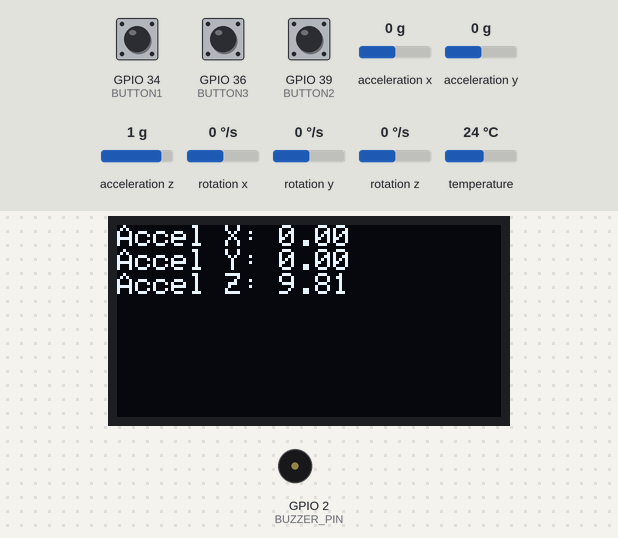
The sketch below on a simulated ESP32. On the bench: 128×64 one-colour display, buzzer (waves = sounding). The inputs (shaded band) are chosen by the test bench; at power-on: acceleration x 0 g, GPIO 34 (BUTTON1) HIGH, acceleration y 0 g, acceleration z 1 g, GPIO 36 (BUTTON3) HIGH, GPIO 39 (BUTTON2) HIGH, rotation x 0 °/s, rotation y 0 °/s, rotation z 0 °/s, temperature 24 °C.

Above: at 2.2 s.
2.3 s: acceleration x set to -1.4 g
At 3.1 s:
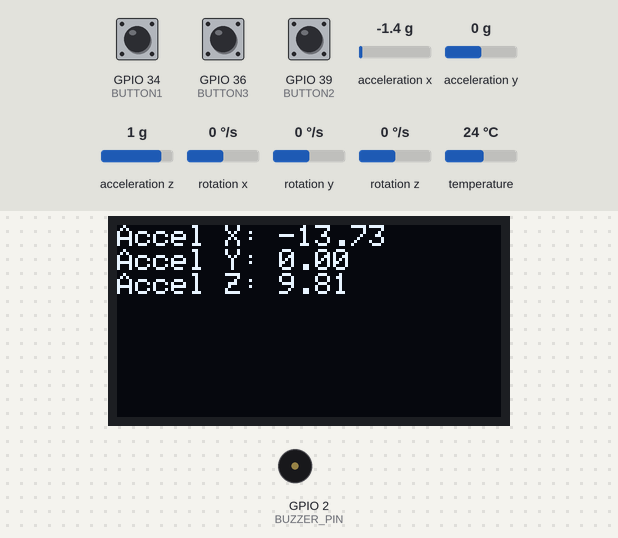
3.8 s: GPIO 34 (BUTTON1) pulled LOW for 1 s
At 3.97 s:
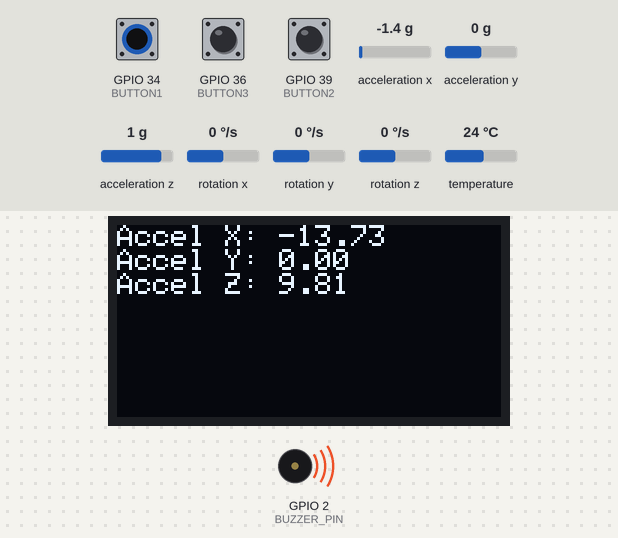
6.3 s: acceleration y set to -1.4 g
At 6.8 s:
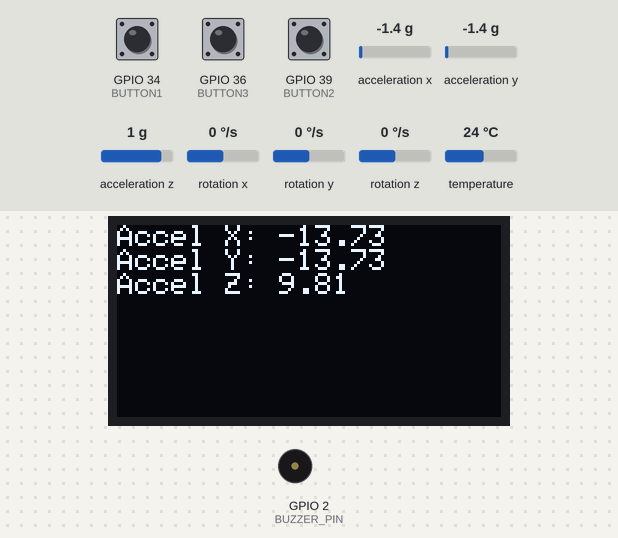
7.8 s: acceleration z set to -1.4 g
At 9.1 s:
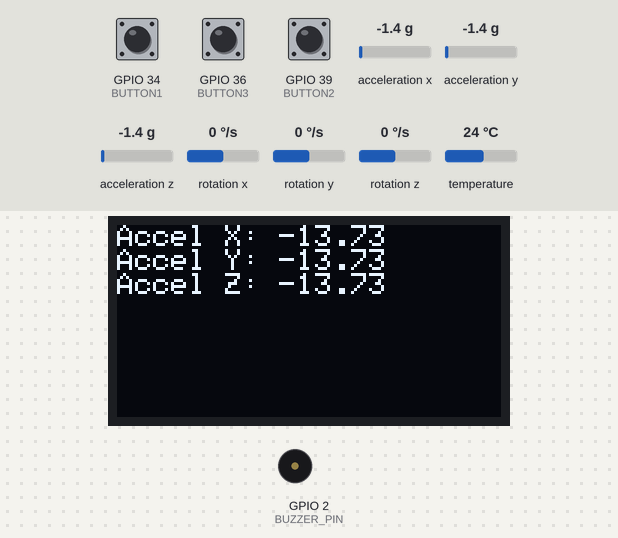
9.4 s: GPIO 36 (BUTTON3) pulled LOW for 3.2 s
At 9.55 s:
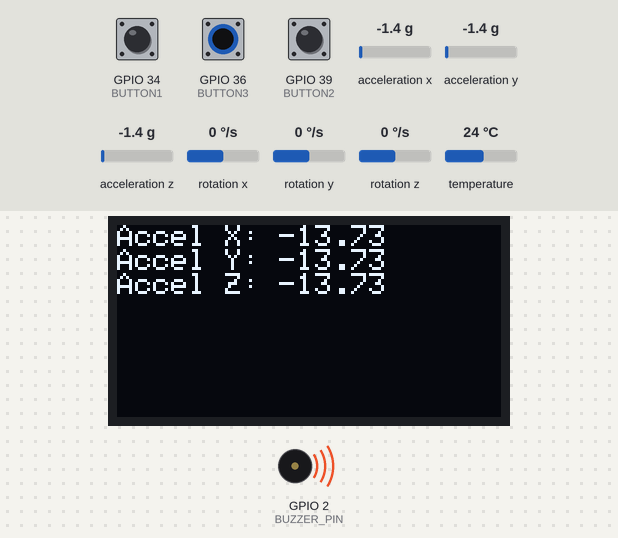
14.1 s: acceleration x set to -0.8 g
At 14.6 s:
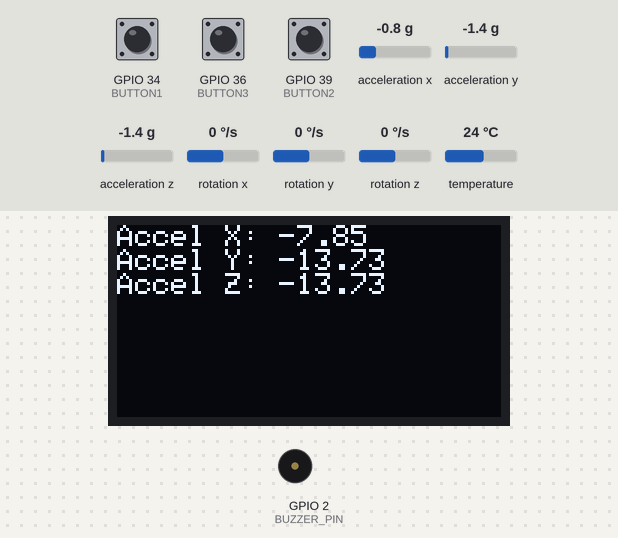
Timing chart, 0 to 16.6 s (numbered marks = the images above; inputs shaded):
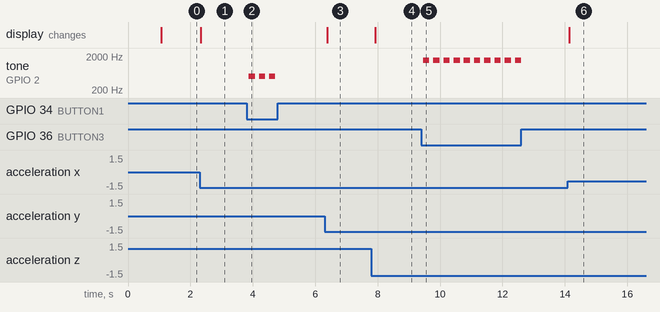

The sketch:

Controller_testbench.ino
```cpp
#include <Wire.h>
#include <Adafruit_SSD1306.h>
#include <Adafruit_MPU6050.h>
#include <Adafruit_Sensor.h>

// OLED settings
#define SCREEN_WIDTH 128
#define SCREEN_HEIGHT 64
#define OLED_RESET    -1
Adafruit_SSD1306 display(SCREEN_WIDTH, SCREEN_HEIGHT, &Wire, OLED_RESET);

// MPU6050 sensor
Adafruit_MPU6050 mpu;

// Pin definitions
#define BUTTON1 34
#define BUTTON2 39
#define BUTTON3 36
#define BUZZER_PIN 2

// Tone frequencies (in Hz)
#define TONE1 500
#define TONE2 1000
#define TONE3 1500

void setup() {
  Serial.begin(115200);

  // Button input with pull-up
  pinMode(BUTTON1, INPUT_PULLUP);
  pinMode(BUTTON2, INPUT_PULLUP);
  pinMode(BUTTON3, INPUT_PULLUP);

  // Buzzer pin
  pinMode(BUZZER_PIN, OUTPUT);
  digitalWrite(BUZZER_PIN, LOW);

  // OLED setup
  if (!display.begin(SSD1306_SWITCHCAPVCC, 0x3C)) {
    Serial.println(F("SSD1306 allocation failed"));
    while (true);
  }
  display.clearDisplay();
  display.setTextSize(1);
  display.setTextColor(SSD1306_WHITE);

  // MPU6050 setup
  if (!mpu.begin()) {
    Serial.println("MPU6050 not found!");
    while (true);
  }
  mpu.setAccelerometerRange(MPU6050_RANGE_8_G);
  mpu.setGyroRange(MPU6050_RANGE_500_DEG);
  mpu.setFilterBandwidth(MPU6050_BAND_21_HZ);

  delay(1000);
}

void loop() {
  sensors_event_t a, g, temp;
  mpu.getEvent(&a, &g, &temp);

  display.clearDisplay();
  display.setCursor(0, 0);
  display.print("Accel X: "); display.println(a.acceleration.x);
  display.print("Accel Y: "); display.println(a.acceleration.y);
  display.print("Accel Z: "); display.println(a.acceleration.z);
  display.display();

  // Button actions with different tones
  if (digitalRead(BUTTON1) == LOW) {
    tone(BUZZER_PIN, TONE1);
    delay(200);
    noTone(BUZZER_PIN);
  }

  if (digitalRead(BUTTON2) == LOW) {
    tone(BUZZER_PIN, TONE2);
    delay(200);
    noTone(BUZZER_PIN);
  }

  if (digitalRead(BUTTON3) == LOW) {
    tone(BUZZER_PIN, TONE3);
    delay(200);
    noTone(BUZZER_PIN);
  }

  delay(100);
}
```

Measured:
- after the input at 2.3 s, the display: changes at once (image 1)
- after the input at 3.8 s, tone on GPIO 2 (BUZZER_PIN): alternates 500 Hz for 0.20 s and silent for 0.13 s, 6 changes in all, then stays silent, starting after 0.07 s
- after the input at 6.3 s, the display: changes after 0.09 s (image 3)
- after the input at 7.8 s, the display: changes after 0.12 s (image 4)
- after the input at 9.4 s, tone on GPIO 2 (BUZZER_PIN): alternates 1500 Hz for 0.20 s and silent for 0.13 s, 20 changes in all, then stays silent, starting after 0.06 s
- after the input at 14.1 s, the display: changes at once (image 6)
